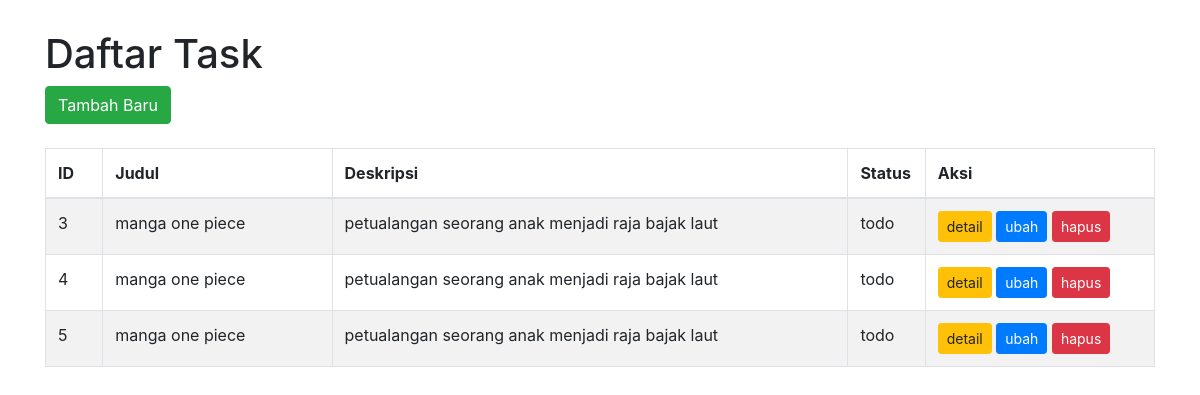
/todo/, run on the app's committed database.
### todo/models.py (models this page shows)
class Task(models.Model):
    class TaskStatus(models.TextChoices):
        TODO = 'todo', _('Todo')
        IN_PROGRESS = 'in_progress', _('In Progress')
        CLOSED = 'closed', _('Closed')
    title = models.CharField(max_length=100)
    description = models.TextField()
    status = models.CharField(
        max_length=20,
        choices=TaskStatus.choices,
        default=TaskStatus.TODO
    )
    created_at = models.DateTimeField(auto_now_add=True)
    updated_at = models.DateTimeField(auto_now=True)
    class Meta:
        db_table = 'tasks'

### todo/views.py (the view)
# urls.py: path('', index_view, name='index'),
def index_view(request):
    tasks = Task.objects.all()
    context = {
        'tasks': tasks
    }
    return render(request, 'todo/index.html', context)

### todo/templates/todo/index.html (shortened to what this page needs)
<!doctype html>
<html lang="en">
  <head>
    <link rel="stylesheet" href="https://maxcdn.bootstrapcdn.com/bootstrap/4.0.0/css/bootstrap.min.css">
  </head>
  <body>
    <div class="container">
      <h1>Daftar Task</h1>
    <div>
    <a href="{% url 'todo:create'  %}" class="btn btn-success">Tambah Baru</a>
    </div>
      <br>
      <table class="table table-bordered table-striped">
          <thead>
              <tr>
                  <th width="5%">ID</th>
                  <th width="20%">Judul</th>
                  <th width="45%">Deskripsi</th>
                  <th width="5%">Status</th>
                  <th width="20%">Aksi</th>
              </tr>
          </thead>
          <tbody>
            {% if tasks %}
              {% for task in tasks %}
              <tr>
                  <td>{{ task.id }}</td>
                  <td>{{ task.title }}</td>
                  <td>{{ task.description }}</td>
                  <td>{{ task.status }}</td>
                  <td>
                      <a href="{% url 'todo:detail' task.id %}" class="btn btn-warning btn-sm">detail</a>
                      <a href="{% url 'todo:update' task.id %}" class="btn btn-primary btn-sm">ubah</a>
                      <a href="{% url 'todo:delete' task.id %}" class="btn btn-danger btn-sm" onclick="return confirm('Apakah yakin akan menghapus task ini?')">hapus</a>
                  </td>
              </tr>
              {% endfor %}
            {% else %}
              <tr>
                <td colspan="5">Data tidak ditemukan.</td>
              </tr>
            {% endif %}
          </tbody>
      </table>
  </div>
  </body>
</html>

### todo/templates/todo/index.html (style rules this page uses)
body { margin-top: 30px; }

### data on the page
Task: id "3", title "manga one piece", description "petualangan seorang anak menjadi raja bajak laut", status "todo"
Task: id "4", title "manga one piece", description "petualangan seorang anak menjadi raja bajak laut", status "todo"
Task: id "5", title "manga one piece", description "petualangan seorang anak menjadi raja bajak laut", status "todo"
